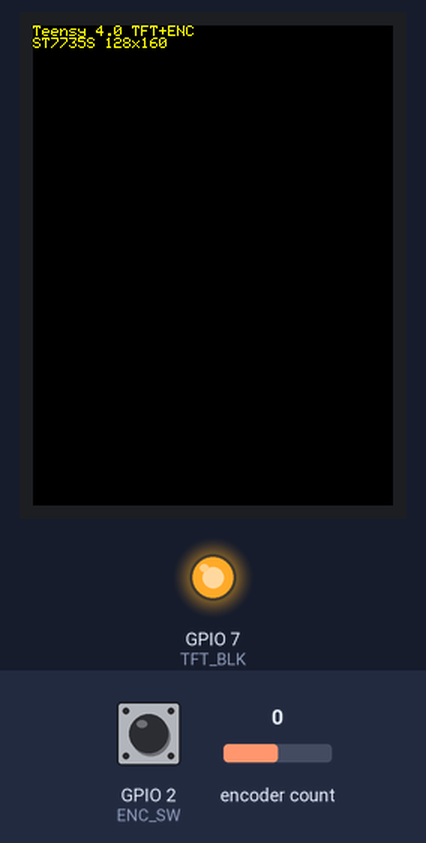
A sketch run on a simulated ESP32-S3. Parts: 240×320 colour display, output pins drawn as LEDs (lit = HIGH). The test bench sets the inputs (shaded band); at power-on: encoder count 0, GPIO 2 (ENC_SW) HIGH. What the sketch prints to the serial monitor is not drawn.

Above: at 1.4 s.
1.5 s: encoder count set to 1
3.0 s: GPIO 2 (ENC_SW) pulled LOW for 0.15 s
At 4.1 s:
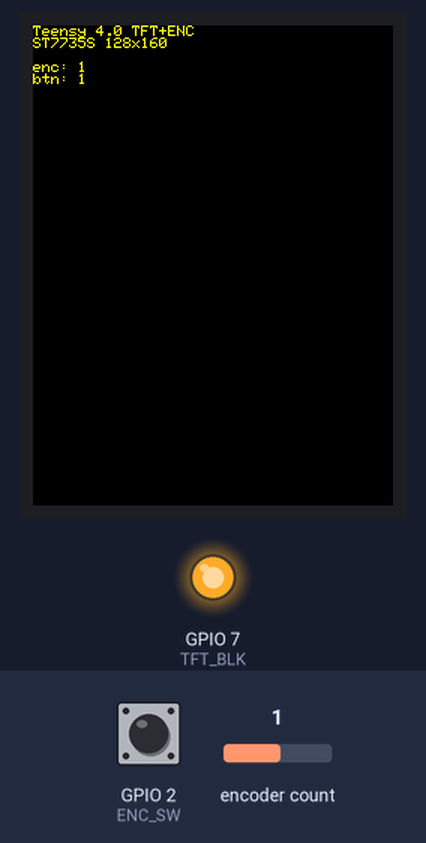
4.6 s: encoder count set to 2
6.1 s: GPIO 2 (ENC_SW) pulled LOW for 1 s
8.6 s: encoder count set to 3
Timing chart, 0 to 11.1 s (numbered marks = the images above; inputs shaded):
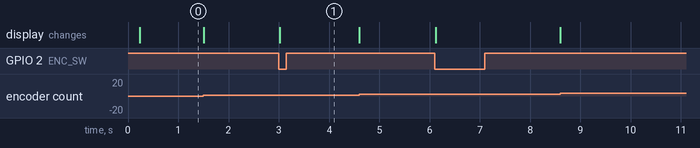

The sketch:

tft_test.ino
```cpp
/*
 * tft_test.ino
 *
 * TFT_eSPI + encoder test for ST7735S 128x160 on Teensy 4.0
 *
 *  TFT signal | Silkscreen | Physical pin
 *  -----------|------------|-------------
 *  MOSI       |     11     |     13
 *  SCK        |     13     |     15
 *  CS         |     10     |     12
 *  DC         |      9     |     11
 *  RST        |      8     |     10
 *  BLK        |      7     |      9
 *
 *  Encoder    | Silkscreen | Physical pin
 *  -----------|------------|-------------
 *  SW         |      2     |      4
 *  A          |      3     |      5
 *  B          |      4     |      6
 *
 * TFT pins defined in TFT_eSPI User_Setup.h
 */

#include <TFT_eSPI.h>
#include <Encoder.h>

#define TFT_BLK 7
#define ENC_SW  2
#define ENC_A   3
#define ENC_B   4

TFT_eSPI tft;
Encoder  enc(ENC_A, ENC_B);

void setup() {
  Serial.begin(115200);

  pinMode(TFT_BLK, OUTPUT);
  digitalWrite(TFT_BLK, HIGH);
  pinMode(ENC_SW, INPUT_PULLUP);

  tft.init();
  tft.setRotation(0);
  tft.fillScreen(TFT_BLACK);

  tft.setTextColor(TFT_YELLOW, TFT_BLACK);
  tft.setTextSize(1);
  tft.setCursor(0, 0);
  tft.println("Teensy 4.0 TFT+ENC");
  tft.println("ST7735S 128x160");

  if (Serial) Serial.println("init done");
}

void loop() {
  static long lastEncPos  = 0;
  static bool lastBtn     = HIGH;
  static int  btnCount    = 0;

  // Encoder position
  long pos = enc.read() / 4;
  if (pos != lastEncPos) {
    lastEncPos = pos;
    tft.setCursor(0, 24);
    tft.setTextColor(TFT_YELLOW, TFT_BLACK);
    tft.printf("enc: %ld      ", pos);
    if (Serial) Serial.printf("enc: %ld\n", pos);
  }

  // Button press (debounced)
  bool btn = digitalRead(ENC_SW);
  if (btn == LOW && lastBtn == HIGH) {
    delay(20);
    if (digitalRead(ENC_SW) == LOW) {
      btnCount++;
      tft.setCursor(0, 32);
      tft.printf("btn: %d      ", btnCount);
      if (Serial) Serial.printf("btn: %d\n", btnCount);
    }
  }
  lastBtn = btn;
}
```

Measured:
- after the input at 3.0 s, the display: changes at once (image 1)
